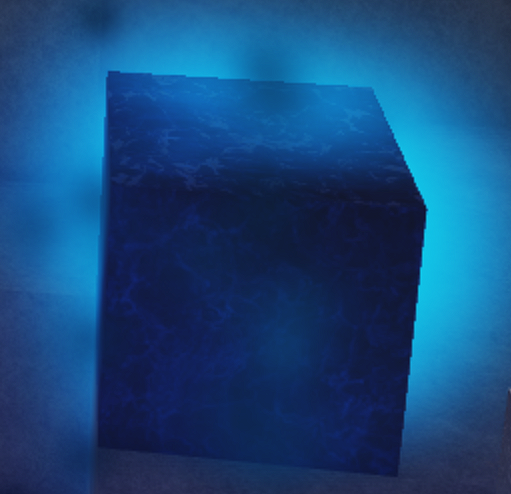
#> input picture block.png, 511 x 494 px
$ python histocalc.py
#> lines starting #> are read from the running program, lines starting #| are printed output that depends on the picture
from __future__ import print_function
from __future__ import division
import cv2 as cv
import numpy as np
import argparse

parser = argparse.ArgumentParser(description='Code for Histogram Calculation tutorial.')
parser.add_argument('--input', help='Path to input image.', default='block.png')
args = parser.parse_args()
src = cv.imread(cv.samples.findFile(args.input))
#> src is the input picture: shape (494, 511, 3); mean B, G, R 122.5, 71.6, 22.5

if src is None:
    print('Could not open or find the image:', args.input)
    exit(0)

bgr_planes = cv.split(src)
histSize = 256
histRange = (0, 256)
accumulate = False

b_hist = cv.calcHist(bgr_planes, [0], None, [histSize], histRange, accumulate=accumulate)
#> b_hist = 256 values, max 4067 at index 83, min 0 at index 0, mean 986.1
g_hist = cv.calcHist(bgr_planes, [1], None, [histSize], histRange, accumulate=accumulate)
#> g_hist = 256 values, max 7603 at index 29, min 0 at index 0, mean 986.1
r_hist = cv.calcHist(bgr_planes, [2], None, [histSize], histRange, accumulate=accumulate)
#> r_hist = 256 values, max 39871 at index 17, min 0 at index 0, mean 986.1

hist_w = 512
hist_h = 400
bin_w = int(round(hist_w / histSize))
histImage = np.zeros((hist_h, hist_w, 3), dtype=np.uint8)
cv.normalize(b_hist, b_hist, alpha=0, beta=hist_h, norm_type=cv.NORM_MINMAX)
cv.normalize(g_hist, g_hist, alpha=0, beta=hist_h, norm_type=cv.NORM_MINMAX)
cv.normalize(r_hist, r_hist, alpha=0, beta=hist_h, norm_type=cv.NORM_MINMAX)

for i in range(1, histSize):
    cv.line(histImage, (bin_w * (i - 1), hist_h - int(b_hist[i - 1])),
            (bin_w * (i), hist_h - int(b_hist[i])),
            (255, 0, 0), thickness=2)
    cv.line(histImage, (bin_w * (i - 1), hist_h - int(g_hist[i - 1])),
            (bin_w * (i), hist_h - int(g_hist[i])),
            (0, 255, 0), thickness=2)
    cv.line(histImage, (bin_w * (i - 1), hist_h - int(r_hist[i - 1])),
            (bin_w * (i), hist_h - int(r_hist[i])),
            (0, 0, 255), thickness=2)
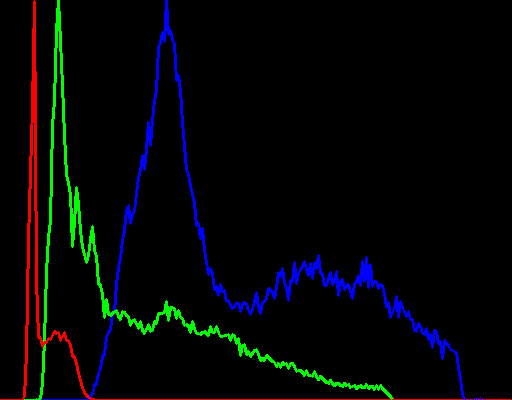
#> histImage: shape (400, 512, 3); mean of channels 0, 1, 2 6.3, 5.3, 3.5; drawn as B, G, R

cv.imshow('Source image', src)
cv.imshow('calcHist Demo', histImage)
cv.waitKey()
